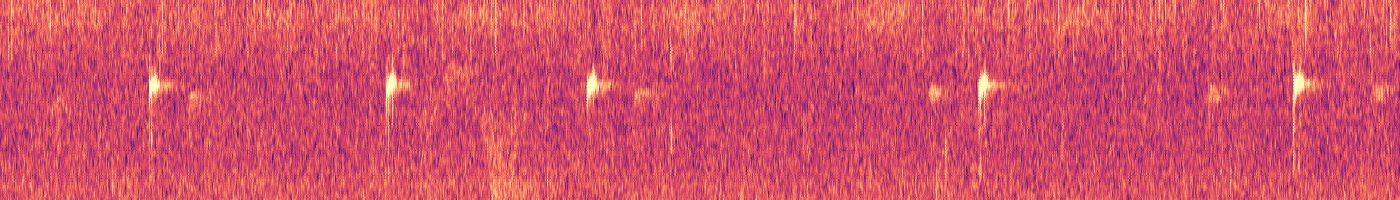

Python code for this plot:
"""Bandeau du tableau de bord : spectrogramme d'un vrai chant d'A. blanci, centré sur sa bande.

    uv run python documentation/tableau-de-bord/spectrogramme.py

Lit Molokoi SMA14163, 26/02/2024 à 16 h 30 locales, de 27 à 45 s (canal 0, 48 kHz), sur le
disque des enregistrements (`paths.raw` de la configuration, lecture seule : le disque doit
être branché), et écrit `spectrogramme.jpg` (versionné, publié à côté de la page). Fenêtre
3–6 kHz : la bande du chant (4,4–5,5 kHz) au milieu, avec ce qui chante juste au-dessus et
au-dessous (choix de Léonard, 07/10/2026).
"""

from __future__ import annotations

from pathlib import Path

import matplotlib

matplotlib.use("Agg")
import matplotlib.pyplot as plt
import numpy as np
import soundfile as sf
from scipy.signal import stft

from blanci.core.config import config_path, default_user_config, load_config

ICI = Path(__file__).resolve().parent
SOURCE = (
    "Projet Phénologie blanci/Troisième relevé_avril 2024/Molokoi 11042024/SM F_SMA14163/Data/"
    "SMA14163_20240226_163000.wav"
)
DEBUT_S, FIN_S = 27.0, 45.0
SORTIE = ICI / "spectrogramme.jpg"
BANDE = (3000, 6000)


def main() -> None:
    with sf.SoundFile(config_path(load_config(default_user_config()), "raw") / SOURCE) as f:
        sr = f.samplerate
        f.seek(round(DEBUT_S * sr))
        wav = f.read(round((FIN_S - DEBUT_S) * sr), always_2d=True)[:, 0]
    n = 1024
    f, t, z = stft(wav, fs=sr, nperseg=n, noverlap=n * 7 // 8)
    s = 20 * np.log10(np.abs(z) + 1e-9)
    garde = (f >= BANDE[0]) & (f <= BANDE[1])
    vmax = np.percentile(s[garde], 99.7)
    fig = plt.figure(figsize=(14, 2))
    ax = fig.add_axes([0, 0, 1, 1])
    ax.pcolormesh(t, f[garde], s[garde], shading="gouraud", cmap="magma", vmin=vmax - 50, vmax=vmax)
    ax.set_xlim(t[0], t[-1])
    ax.set_ylim(*BANDE)
    ax.set_axis_off()
    fig.savefig(SORTIE, dpi=100, pil_kwargs={"quality": 82})
    plt.close(fig)
    print(f"{SORTIE.name} : {t[-1]:.1f} s, {BANDE[0] / 1000:g}–{BANDE[1] / 1000:g} kHz")


if __name__ == "__main__":
    main()
